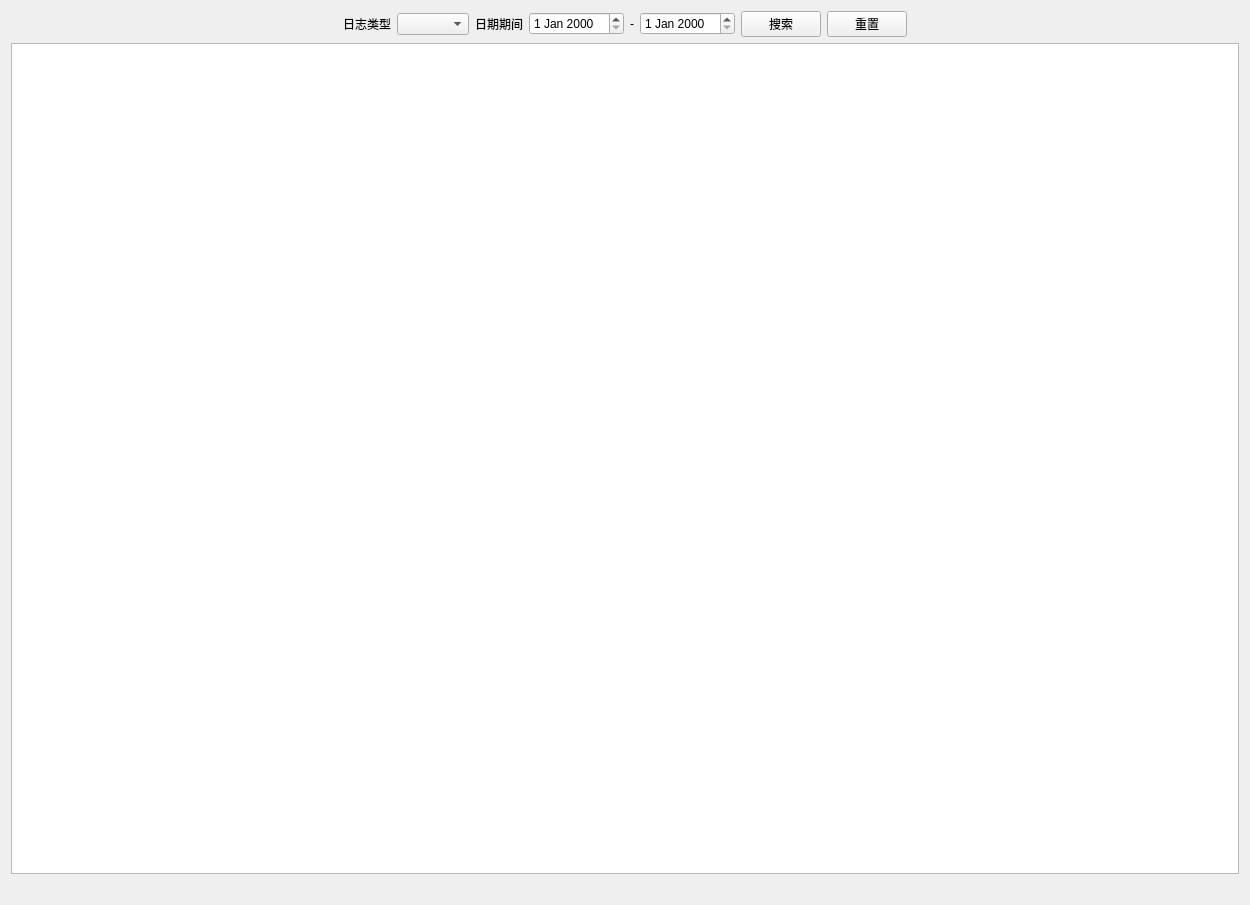
<?xml version="1.0" encoding="UTF-8"?>
<ui version="4.0">
 <class>LoggerQueryForm</class>
 <widget class="QWidget" name="LoggerQueryForm">
  <property name="geometry">
   <rect>
    <x>0</x>
    <y>0</y>
    <width>1250</width>
    <height>905</height>
   </rect>
  </property>
  <property name="windowTitle">
   <string>Form</string>
  </property>
  <layout class="QGridLayout" name="gridLayout">
   <item row="0" column="7">
    <widget class="QPushButton" name="pushButtonsearch">
     <property name="text">
      <string>搜索</string>
     </property>
    </widget>
   </item>
   <item row="0" column="6">
    <widget class="QDateEdit" name="dateEditend"/>
   </item>
   <item row="0" column="1">
    <widget class="QLabel" name="labellogtype">
     <property name="text">
      <string>日志类型</string>
     </property>
    </widget>
   </item>
   <item row="1" column="0" colspan="10">
    <widget class="QTableWidget" name="tableWidget"/>
   </item>
   <item row="0" column="9">
    <spacer name="horizontalSpacer_2">
     <property name="orientation">
      <enum>Qt::Horizontal</enum>
     </property>
     <property name="sizeHint" stdset="0">
      <size>
       <width>635</width>
       <height>20</height>
      </size>
     </property>
    </spacer>
   </item>
   <item row="0" column="4">
    <widget class="QDateEdit" name="dateEditstart"/>
   </item>
   <item row="0" column="2">
    <widget class="QComboBox" name="comboBoxlogtype"/>
   </item>
   <item row="0" column="3">
    <widget class="QLabel" name="labeldata">
     <property name="text">
      <string>日期期间</string>
     </property>
    </widget>
   </item>
   <item row="0" column="8">
    <widget class="QPushButton" name="pushButtonclear">
     <property name="text">
      <string>重置</string>
     </property>
    </widget>
   </item>
   <item row="0" column="5">
    <widget class="QLabel" name="label">
     <property name="styleSheet">
      <string notr="true">font: 18pt &quot;Sans Serif&quot;;
</string>
     </property>
     <property name="text">
      <string>-</string>
     </property>
    </widget>
   </item>
   <item row="0" column="0">
    <spacer name="horizontalSpacer">
     <property name="orientation">
      <enum>Qt::Horizontal</enum>
     </property>
     <property name="sizeHint" stdset="0">
      <size>
       <width>635</width>
       <height>20</height>
      </size>
     </property>
    </spacer>
   </item>
   <item row="2" column="6">
    <widget class="QLabel" name="labelsum">
     <property name="text">
      <string/>
     </property>
    </widget>
   </item>
  </layout>
 </widget>
 <resources/>
 <connections/>
</ui>
